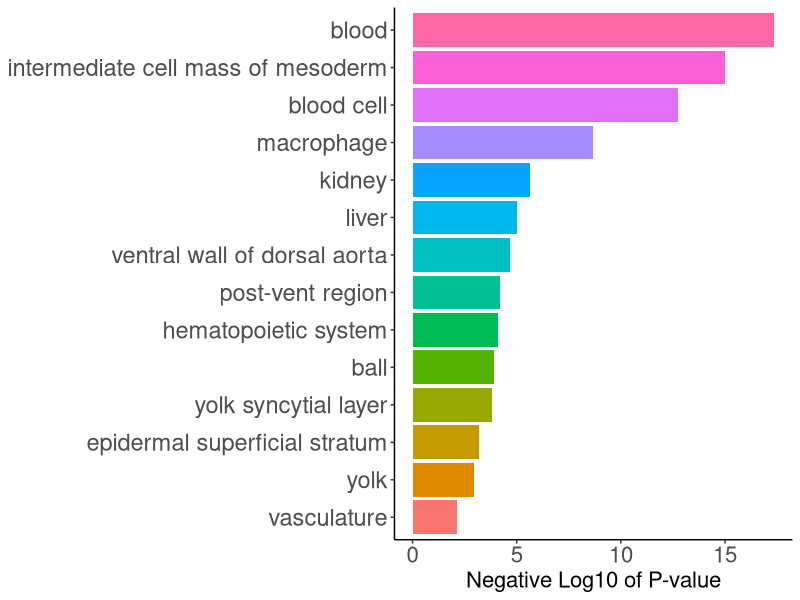
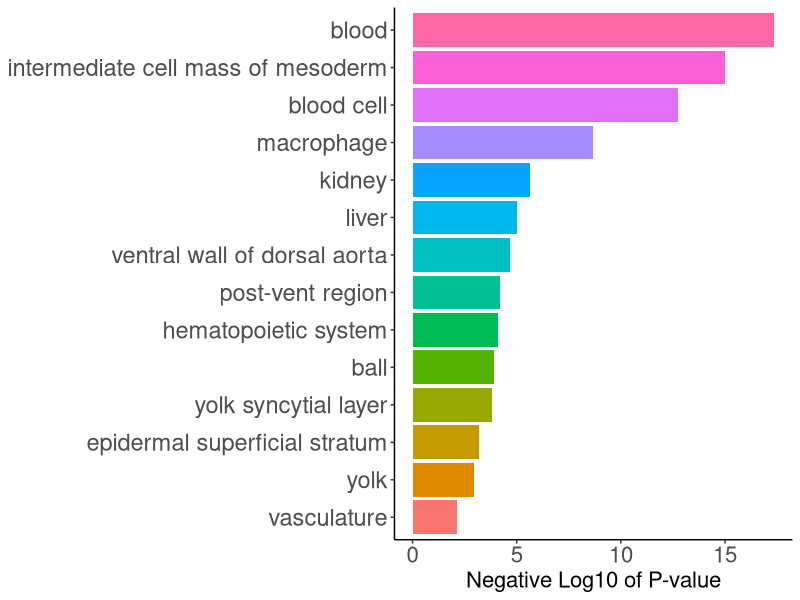

The R source for these figures, in order:
library(readr)
library(dplyr)
library("ggsci")
library("ggplot2")
library("gridExtra")

library(ggrepel)
library(forcats)
library(stringr)

# set the working folder to the current folder where this script is stored
setwd(dirname(rstudioapi::getActiveDocumentContext()$path))

ZEOGS_df <- read.csv("ZEOGS_selected_df.tsv", sep = '\t')
head(ZEOGS_df)

ZEOGS_df$negLogPValue <- -log(ZEOGS_df$Pvalue, base = 10)


ZEOGS_df <-ZEOGS_df %>% arrange(negLogPValue)
values <- as.vector(ZEOGS_df$Term)
ZEOGS_df$Term <- factor(ZEOGS_df$Term, levels = values)


ggplot(data = ZEOGS_df, aes(x = Term, y = negLogPValue, fill = Term)) +
  geom_col() +
  ylab("Negative Log10 of P-value") +
  coord_flip()+
  theme_classic() +
  theme(axis.text.x = element_text( size = 16),
        axis.title.x = element_text(size = 16),
        axis.text.y = element_text(size = 17),
        axis.title.y = element_blank(),
        legend.text = element_text(size = 14),
        legend.title = element_text(size = 14),
        panel.grid.major = element_blank(),
        panel.grid.major.x = element_blank(),
        legend.position = "none"
  )

ggsave("ZEOGS_pathways.png", dpi = 300)
